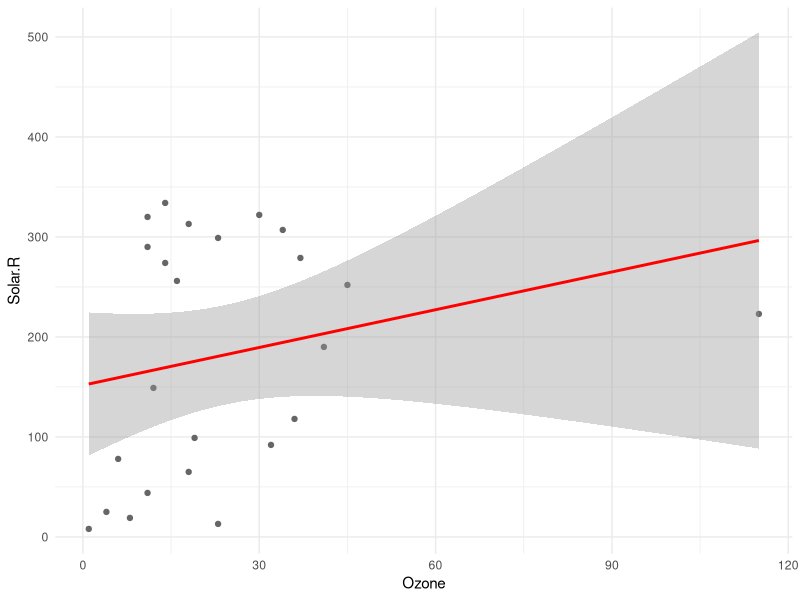
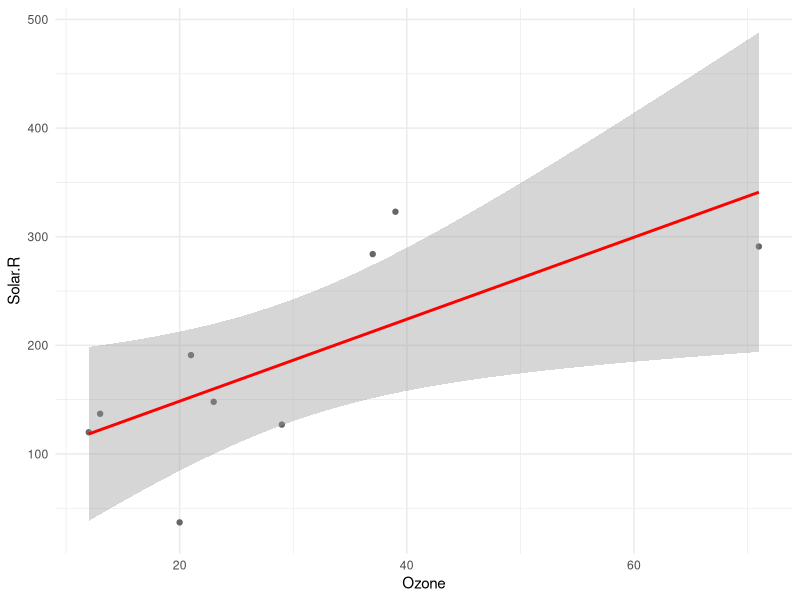
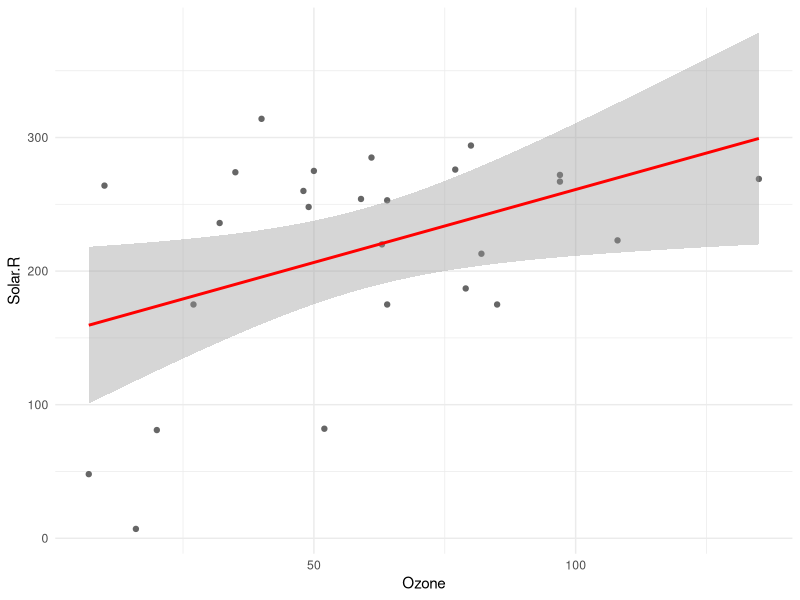
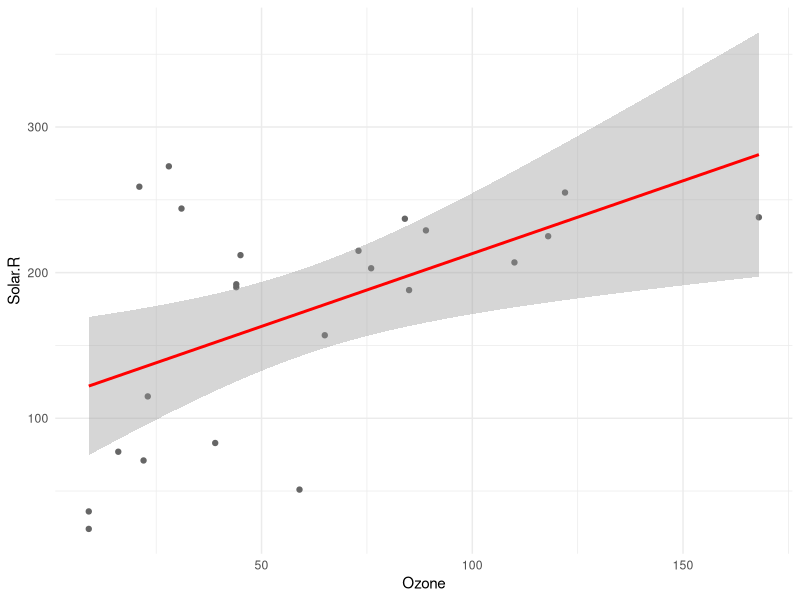
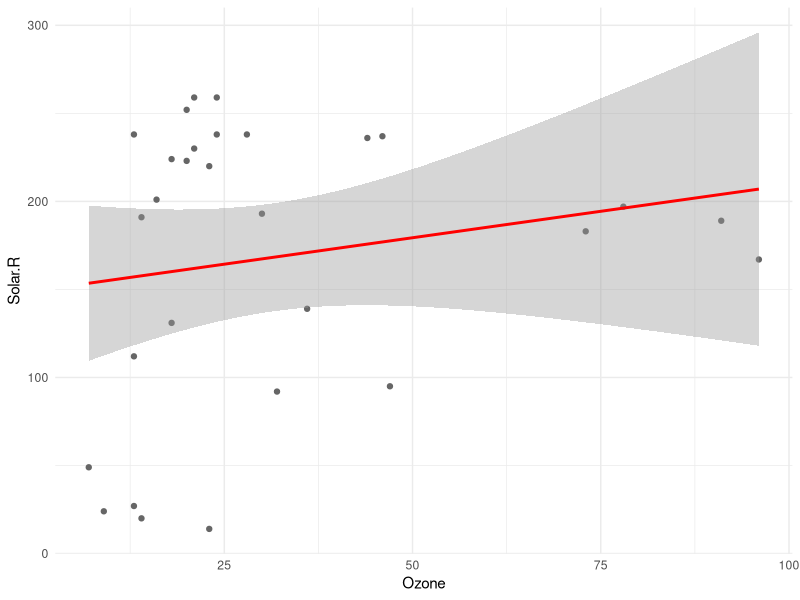

These charts were generated, in order, by the following R code:
## ---- chunk 1
knitr::opts_chunk$set(echo = TRUE)
## ---- chunk 2
set.seed(123) # Set random number generation

m <- lm(mpg ~ hp + cyl + drat, mtcars)

l <- list(a = list(m = matrix(1:12, ncol = 3),
              	   v = 1:7),
          b = data.frame(student = 1:15,
                         score = rnorm(15, 100, 10)))
## ---- chunk 3
qr(m)$tol
## ---- chunk 4
model <- attributes(m$model)
terms <- attributes(model$terms)
terms$term.labels
## ---- chunk 5
str(l)
## ---- chunk 6
l$a$m

l[[1]][[1]]
## ---- chunk 7
l$a$m[,3, drop = FALSE]
## ---- chunk 8
str(l)
l$b$score[7]
## ---- chunk 9
by_month <- split(airquality, airquality$Month)

str(by_month)
## ---- chunk 10
mean_ozone <- rep(NA, length(by_month))

for (i in seq_along(by_month)) {
  mean_ozone[i] <- mean(by_month[[i]]$Ozone, na.rm = TRUE)
}

mean_ozone
## ---- chunk 11
mean_ozone1 <- lapply(mean_ozone, mean, na.rm = TRUE)
mean_ozone1

mean_ozone2 <- sapply(mean_ozone, mean, na.rm = TRUE)
mean_ozone2

mean_ozone3 <- vapply(mean_ozone, mean, FUN.VALUE = double(1))
mean_ozone3
## ---- chunk 12
library(ggplot2)

(plots <- lapply(by_month, function(x) {
  ggplot(x, aes(Ozone, Solar.R)) +
  geom_point(color = "gray40") +
  geom_smooth(method = "lm", color = "red") +
  theme_minimal()}))

## ---- chunk 13
filenames <- here::here("lab_1", "images", 
                        paste0("month", names(by_month), ".png"))
filenames

